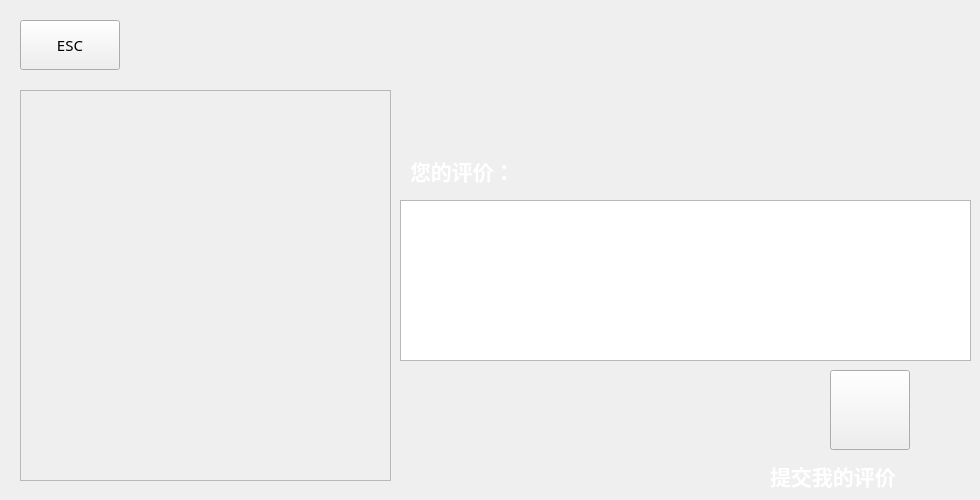
   <widget class="QWidget" name="page_review">
    <widget class="QPushButton" name="but_esc_guestreview">
     <property name="geometry">
      <rect>
       <x>20</x>
       <y>20</y>
       <width>100</width>
       <height>50</height>
      </rect>
     </property>
     <property name="minimumSize">
      <size>
       <width>100</width>
       <height>50</height>
      </size>
     </property>
     <property name="maximumSize">
      <size>
       <width>100</width>
       <height>50</height>
      </size>
     </property>
     <property name="font">
      <font>
       <family>Segoe UI Light</family>
       <pointsize>11</pointsize>
      </font>
     </property>
     <property name="text">
      <string>ESC</string>
     </property>
    </widget>
    <widget class="QLabel" name="label_14">
     <property name="geometry">
      <rect>
       <x>410</x>
       <y>150</y>
       <width>151</width>
       <height>41</height>
      </rect>
     </property>
     <property name="font">
      <font>
       <family>等线 Light</family>
       <pointsize>16</pointsize>
       <weight>75</weight>
       <bold>true</bold>
      </font>
     </property>
     <property name="styleSheet">
      <string notr="true">color: rgb(255, 255, 255);</string>
     </property>
     <property name="text">
      <string>您的评价：</string>
     </property>
    </widget>
    <widget class="QPushButton" name="but_summit">
     <property name="geometry">
      <rect>
       <x>830</x>
       <y>370</y>
       <width>80</width>
       <height>80</height>
      </rect>
     </property>
     <property name="minimumSize">
      <size>
       <width>80</width>
       <height>80</height>
      </size>
     </property>
     <property name="maximumSize">
      <size>
       <width>80</width>
       <height>80</height>
      </size>
     </property>
     <property name="styleSheet">
      <string notr="true">border-image: url(:/icon/上传.png);</string>
     </property>
     <property name="text">
      <string/>
     </property>
    </widget>
    <widget class="QLabel" name="label_15">
     <property name="geometry">
      <rect>
       <x>770</x>
       <y>460</y>
       <width>201</width>
       <height>31</height>
      </rect>
     </property>
     <property name="font">
      <font>
       <family>等线 Light</family>
       <pointsize>16</pointsize>
       <weight>75</weight>
       <bold>true</bold>
      </font>
     </property>
     <property name="styleSheet">
      <string notr="true">color: rgb(255, 255, 255);</string>
     </property>
     <property name="text">
      <string>提交我的评价</string>
     </property>
    </widget>
    <widget class="QPlainTextEdit" name="plainTextEdit">
     <property name="geometry">
      <rect>
       <x>400</x>
       <y>200</y>
       <width>571</width>
       <height>161</height>
      </rect>
     </property>
    </widget>
    <widget class="QFrame" name="frame_13">
     <property name="geometry">
      <rect>
       <x>20</x>
       <y>90</y>
       <width>371</width>
       <height>391</height>
      </rect>
     </property>
     <property name="minimumSize">
      <size>
       <width>0</width>
       <height>0</height>
      </size>
     </property>
     <property name="styleSheet">
      <string notr="true">border-image: url(:/mainwindowpic/Messages 6.png);</string>
     </property>
     <property name="frameShape">
      <enum>QFrame::StyledPanel</enum>
     </property>
     <property name="frameShadow">
      <enum>QFrame::Raised</enum>
     </property>
    </widget>
   </widget>
